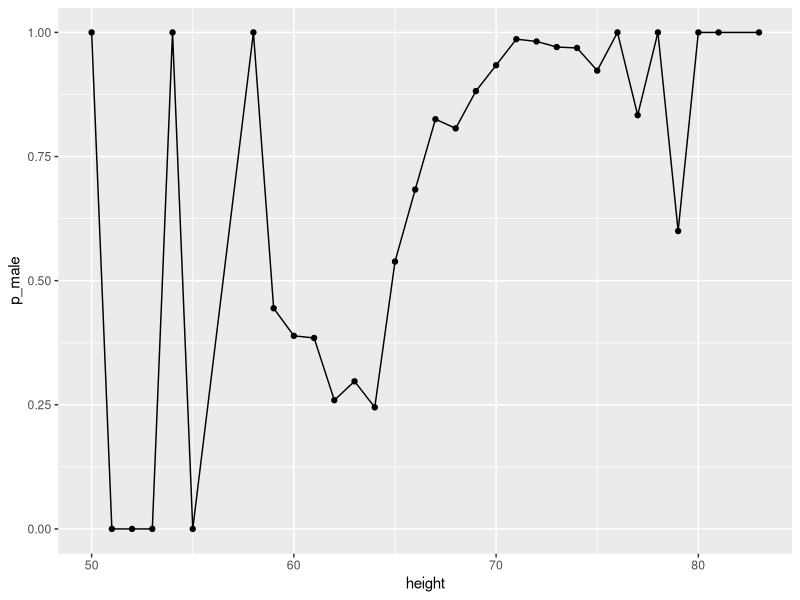
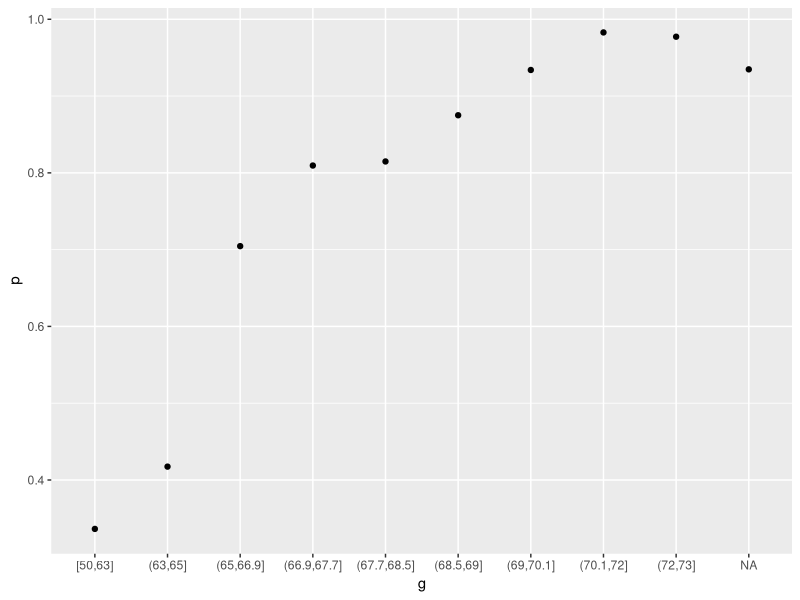
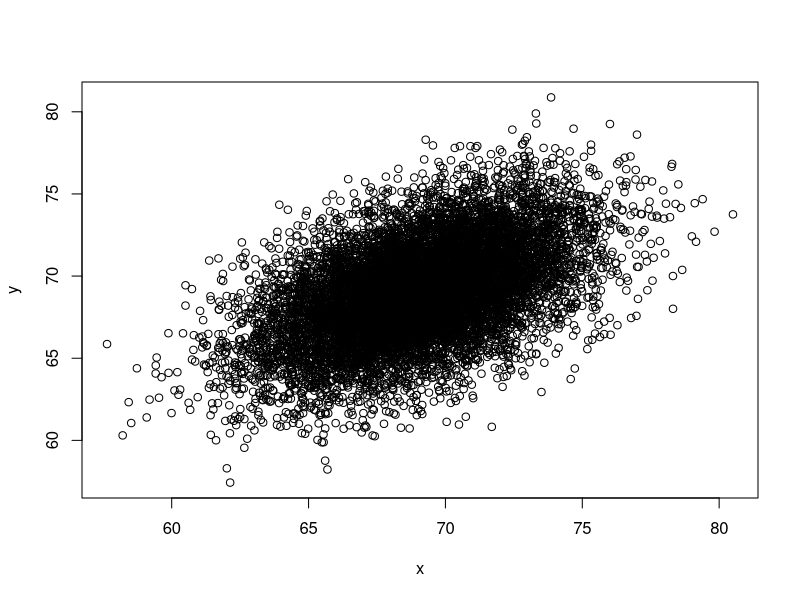
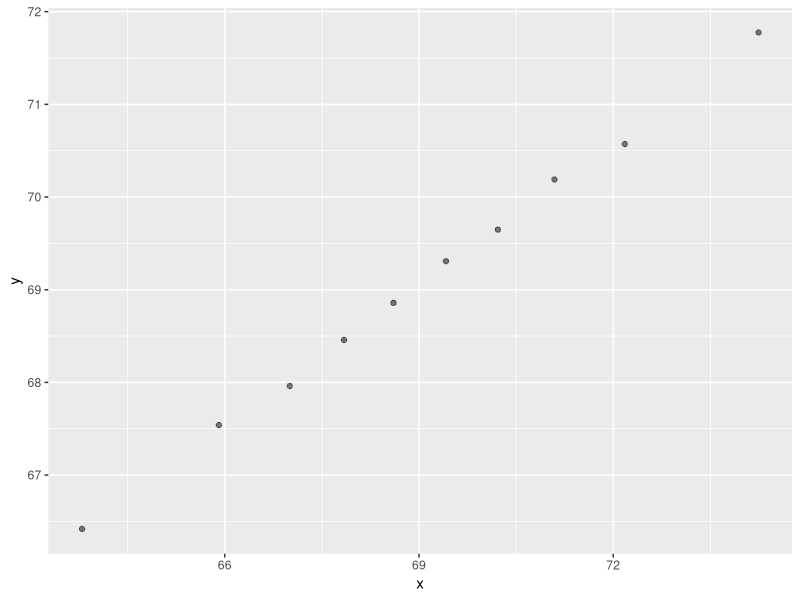

Write R code to recreate these figures, in order.
## Machine Learning - Conditional Probability
## Useful Property
##    y.hat = E(Y|X=x) minimizes MSE
##    it is because of this that we seek f(x) = E[Y|X=x]


## Compute conditional probability of being male|height

## load dependencies
library(tidyverse)
library(dslabs)
library(reshape2)
library(caret)

## load data
data("reported_heights")
data <- reported_heights

str(data)
data <- reported_heights |> 
  mutate(sex = factor(sex, levels = c("Male", "Female")),
                      height = as.numeric(height))

temp <- suppressWarnings(as.numeric(reported_heights$height))
reported_heights$heights[]
sum(is.na(temp))
na.idx <- which(is.na(temp))
reported_heights$height[na.idx]


## Repair the heights column

## function for identifying problems
not_inches_or_cm <- function(x, smallest = 50, largest = 84){
  # convert to numeric
  inches <- suppressWarnings(as.numeric(x))
  # indices without issues
  ind <- !is.na(inches) & ((inches >= smallest & inches <= largest)|
                             (inches/2.54) >= smallest & (inches/2.54) <= largest)
  # return indices with issues
  !ind
}


## problem entries
problems <- reported_heights |> 
  mutate(problems=not_inches_or_cm(height)) |>
  pull(problems)|>
  {\(x) reported_heights$height[which(x)]}()

problems

## Issues: 
##    1. Not in inches: 5'8,
##    2. Feet and inches written out: 5 feet 6 inches
##    3. Use of escape character for double quotes
##    4. Period Notation: 5.6
##    5. European Notation: 5,6


## convert all single numbers to inchses

## Function to inches
to_inches <- function(chr){
  num = as.numeric(chr)
  if(num <= 84){
    as.character(round(num*12))
  }
  else{
    as.character(round(num/2.54))
  }
}

str_replace_all(problems,
                "^(\\d{1})$", to_inches)

## Go from CM to Inches
str_detect(problems,
           regex("^[0-9]{3}\\s?[a-zA-Z]+$")) |> 
  which() |>
  {\(x) problems[x]}() |>
  str_replace_all(pattern = "^([0-9]{3})\\s?[a-zA-Z]+$",
                  replacement = "\\1") |>
  lapply(to_inches) |> 
  unlist()

## Probability of Disease & positive test results

## Sensitivity and Specificity of the Test
p.positive.disease = .85
p.negative.healthy = .90

## prevalence of disease in the population
p.disease <- .02

## sample the population
set.seed(1)
observations <- sample(c("Healthy","Disease"),
                       size = 1e6, 
                       replace = T, 
                       prob = c(.98,.02))
test_results <- logical(1e6)
test_results[observations == "Healthy"] <- 
  sample(c(TRUE, FALSE),
         size = sum(observations == "Healthy"),
         replace = T,
         prob = c(.10,.90))
test_results[observations == "Disease"] <- 
  sample(c(TRUE,FALSE),
         size = sum(observations == "Disease"),
         replace = T,
         prob = c(.85,.15))

## probability someone has the disease given a negative test result
mean(observations[test_results == FALSE]=="Disease")

## P(disease|positive test)
mean(observations[test_results == TRUE] == "Disease")

## compare prevalence of disease in those who test positive
## versus the overall prevalence of the disease
## If a patient's test is positive, how much likelier are they to have the disease
mean(observations[test_results == TRUE] == "Disease")/mean(observations=="Disease")


## Comprehensions Check - 2
## Conditional probability of being male given height
heights |> 
  mutate(height = round(height)) |>
  group_by(height) |>
  summarize(p_male = mean(sex=="Male")) |>
  ggplot(aes(height,p_male)) + geom_line() + geom_point()

## smooth out the variability by utilizing the cut function
ps <- seq(0., .9, 0.1)

heights |> 
  mutate(g = cut(height, quantile(height, ps),include.lowest = T)) |>
  group_by(g) |>
  summarize(p = mean(sex == "Male")) |>
  ggplot(aes(g, p)) + geom_line() + geom_point()

## Generate Bivariate data with the MASS Package:
Sigma <- 9*matrix(c(1,0.5,0.5,1), 2, 2)
dat <- MASS::mvrnorm(n = 10000, c(69, 69), Sigma) %>%
	data.frame() %>% setNames(c("x", "y"))
plot(dat)

dat |> 
  mutate(g = cut(x, quantile(x,seq(0,1,0.1)),include.lowest = T)) |>
  group_by(g) |>
  summarize(x = mean(x), y = mean(y)) |>
  ggplot(aes(x,y)) + geom_point(alpha = 0.5)
